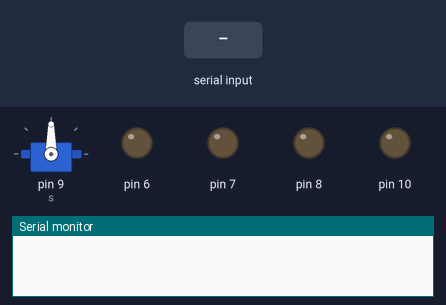
Simulated run of this sketch. Board: Arduino Uno, built with avr-gcc and run on an emulated ATmega328P. On the bench: servo, output pins drawn as LEDs (lit = HIGH), the last lines printed to the serial monitor. Inputs (shaded band) come from the test bench.

Above: at 1.2 s.
1.3 s: "l" received over Serial
At 1.6 s:
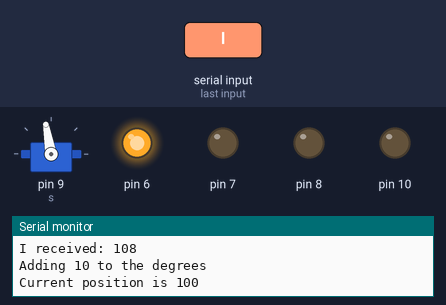
2.8 s: "j" received over Serial
At 4.0 s:
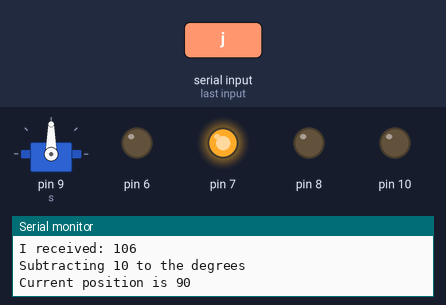
4.3 s: "d" received over Serial
At 5.0 s:
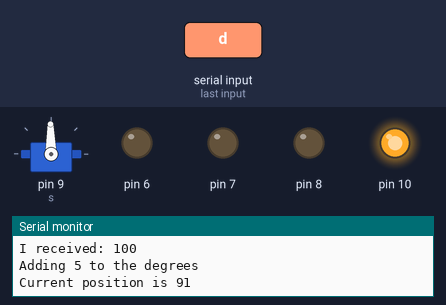
5.8 s: "a" received over Serial
At 6.3 s:
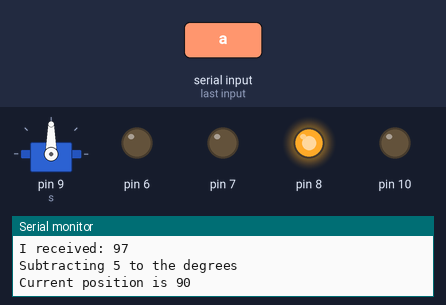
7.3 s: "1" received over Serial
At 8.4 s:
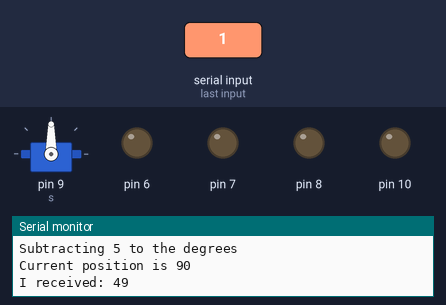
Timing chart, 0 to 9.8 s (numbered marks = the images above; inputs shaded):
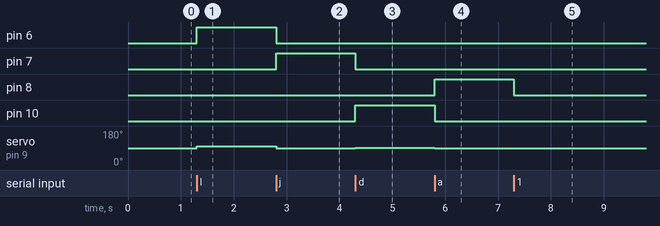

The sketch:

ControlServoWithKeyboard.ino
```cpp
#include <Servo.h>

int incomingByte = 0;   // for incoming serial data
Servo s;
int pos;
void setup() {
  Serial.begin(9600);
  pinMode(10, OUTPUT);
  pinMode(9,OUTPUT);
  pinMode(8,OUTPUT);
  pinMode(7,OUTPUT);
  pinMode(6,OUTPUT);
  pos = s.read();
  s.attach(9);
}

void loop() {
  // send data only when you receive data:
  if (Serial.available() > 0) {
    digitalWrite(10,LOW);
    digitalWrite(8,LOW);
    digitalWrite(7,LOW);
    digitalWrite(6,LOW);
    // read the incoming byte:
    incomingByte = Serial.read();
    // say what you got:
    Serial.print("I received: ");
    Serial.println(incomingByte, DEC);
    if (incomingByte == 108) { //l
      pos += 10;
      if (pos >= 180) {
        s.write(180);
        Serial.println("Max value of 180 reached");
      }
      else {
        s.write(pos);
        Serial.println("Adding 10 to the degrees");
        Serial.print("Current position is ");
        Serial.print(pos);
        Serial.println();
      }
      digitalWrite(6,HIGH);
    }
    else if (incomingByte == 106)  { //j
      pos -= 10;
      if (pos <= 0) {
        s.write(0);
        Serial.println("Min value of 0 reached");
      }
      else {
        s.write(pos);
        digitalWrite(10, LOW);
        Serial.println("Subtracting 10 to the degrees");
        Serial.print("Current position is ");
        Serial.print(pos);
        Serial.println();
      }
      digitalWrite(7,HIGH);
    }
    else if (incomingByte == 100) { //d
      digitalWrite(10, HIGH);
      pos += 1;
      if (pos >= 180) {
        s.write(180);
        Serial.println("Max value of 180 reached");
      }
      else {
        s.write(pos);
        Serial.println("Adding 5 to the degrees");
        Serial.print("Current position is ");
        Serial.print(pos);
        Serial.println();
      }
      digitalWrite(10,HIGH);
    }
    else if (incomingByte == 97) { //a
      pos -= 1;
      if (pos <= 0) {
        s.write(0);
        Serial.println("Min value of 0 reached");
      }
      else {
        s.write(pos);
        digitalWrite(10, LOW);
        Serial.println("Subtracting 5 to the degrees");
        Serial.print("Current position is ");
        Serial.print(pos);
        Serial.println();
      }
      digitalWrite(8,HIGH);
    }
  }
}
```

Measured:
- after the input at 1.3 s, pin 6: LOW → HIGH at once; servo on pin 9 (s): 90° → 100° at once
- after the input at 2.8 s, pin 6: HIGH → LOW at once; pin 7: LOW → HIGH at once; servo on pin 9 (s): 100° → 90° at once
- after the input at 4.3 s, pin 7: HIGH → LOW at once; pin 10: LOW → HIGH at once; servo on pin 9 (s): 90° → 91° at once
- after the input at 5.8 s, pin 8: LOW → HIGH at once; pin 10: HIGH → LOW at once; servo on pin 9 (s): 91° → 90° at once
- after the input at 7.3 s, pin 8: HIGH → LOW at once
